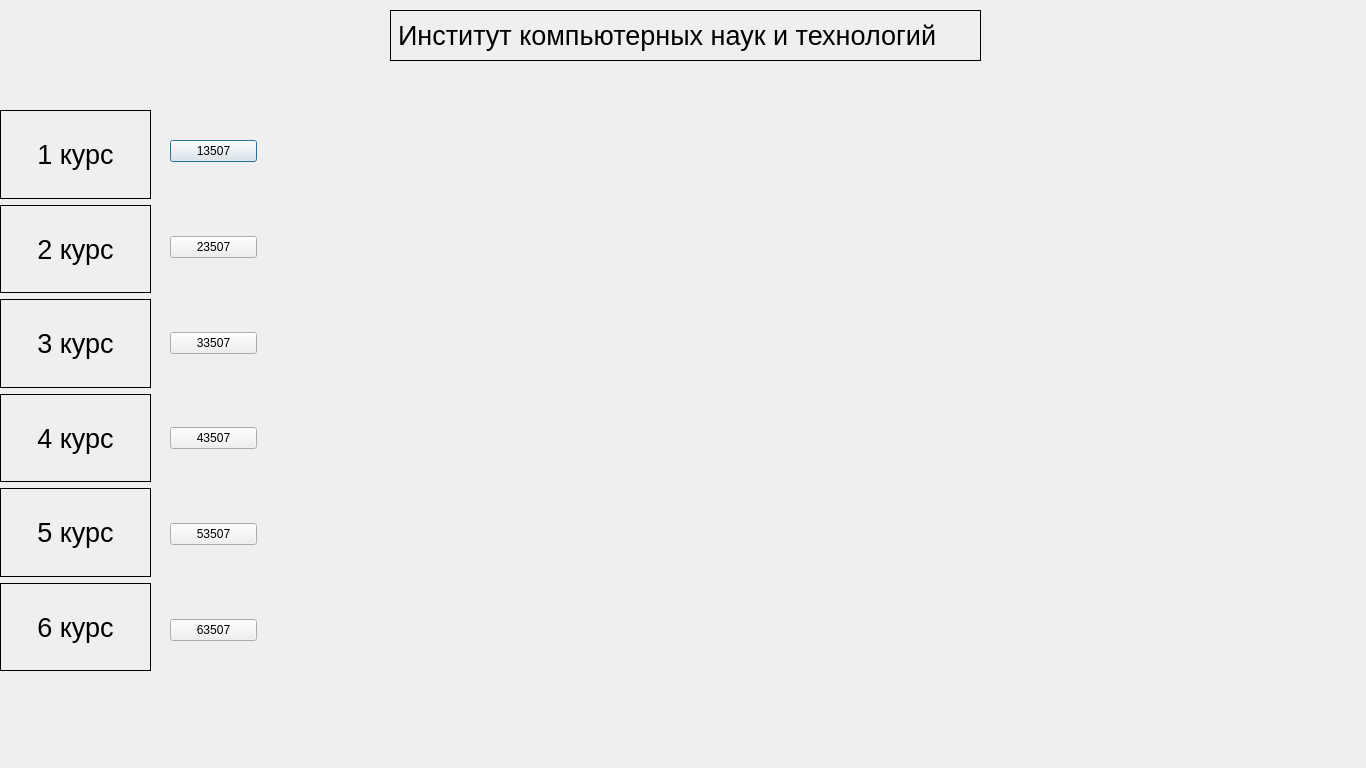
<?xml version="1.0" encoding="UTF-8"?>
<ui version="4.0">
 <class>GROUPS_ICST</class>
 <widget class="QDialog" name="GROUPS_ICST">
  <property name="geometry">
   <rect>
    <x>0</x>
    <y>0</y>
    <width>1366</width>
    <height>768</height>
   </rect>
  </property>
  <property name="windowTitle">
   <string>groups_icst</string>
  </property>
  <widget class="QLabel" name="label">
   <property name="geometry">
    <rect>
     <x>390</x>
     <y>10</y>
     <width>591</width>
     <height>51</height>
    </rect>
   </property>
   <property name="font">
    <font>
     <pointsize>20</pointsize>
    </font>
   </property>
   <property name="frameShape">
    <enum>QFrame::Box</enum>
   </property>
   <property name="text">
    <string>Институт компьютерных наук и технологий</string>
   </property>
  </widget>
  <widget class="QWidget" name="">
   <property name="geometry">
    <rect>
     <x>0</x>
     <y>110</y>
     <width>151</width>
     <height>561</height>
    </rect>
   </property>
   <layout class="QVBoxLayout" name="verticalLayout">
    <item>
     <widget class="QLabel" name="label_2">
      <property name="font">
       <font>
        <pointsize>20</pointsize>
       </font>
      </property>
      <property name="mouseTracking">
       <bool>false</bool>
      </property>
      <property name="focusPolicy">
       <enum>Qt::NoFocus</enum>
      </property>
      <property name="contextMenuPolicy">
       <enum>Qt::DefaultContextMenu</enum>
      </property>
      <property name="toolTipDuration">
       <number>-1</number>
      </property>
      <property name="layoutDirection">
       <enum>Qt::LeftToRight</enum>
      </property>
      <property name="frameShape">
       <enum>QFrame::Box</enum>
      </property>
      <property name="text">
       <string>1 курс</string>
      </property>
      <property name="scaledContents">
       <bool>false</bool>
      </property>
      <property name="alignment">
       <set>Qt::AlignCenter</set>
      </property>
      <property name="indent">
       <number>-1</number>
      </property>
      <property name="color" stdset="0">
       <color>
        <red>245</red>
        <green>9</green>
        <blue>58</blue>
       </color>
      </property>
      <property name="siz" stdset="0">
       <sizepolicy hsizetype="Fixed" vsizetype="Fixed">
        <horstretch>0</horstretch>
        <verstretch>0</verstretch>
       </sizepolicy>
      </property>
     </widget>
    </item>
    <item>
     <widget class="QLabel" name="label_3">
      <property name="font">
       <font>
        <pointsize>20</pointsize>
       </font>
      </property>
      <property name="mouseTracking">
       <bool>false</bool>
      </property>
      <property name="focusPolicy">
       <enum>Qt::NoFocus</enum>
      </property>
      <property name="contextMenuPolicy">
       <enum>Qt::DefaultContextMenu</enum>
      </property>
      <property name="toolTipDuration">
       <number>-1</number>
      </property>
      <property name="layoutDirection">
       <enum>Qt::LeftToRight</enum>
      </property>
      <property name="frameShape">
       <enum>QFrame::Box</enum>
      </property>
      <property name="text">
       <string>2 курс</string>
      </property>
      <property name="scaledContents">
       <bool>false</bool>
      </property>
      <property name="alignment">
       <set>Qt::AlignCenter</set>
      </property>
      <property name="indent">
       <number>-1</number>
      </property>
      <property name="color" stdset="0">
       <color>
        <red>245</red>
        <green>9</green>
        <blue>58</blue>
       </color>
      </property>
      <property name="siz" stdset="0">
       <sizepolicy hsizetype="Fixed" vsizetype="Fixed">
        <horstretch>0</horstretch>
        <verstretch>0</verstretch>
       </sizepolicy>
      </property>
     </widget>
    </item>
    <item>
     <widget class="QLabel" name="label_4">
      <property name="font">
       <font>
        <pointsize>20</pointsize>
       </font>
      </property>
      <property name="mouseTracking">
       <bool>false</bool>
      </property>
      <property name="focusPolicy">
       <enum>Qt::NoFocus</enum>
      </property>
      <property name="contextMenuPolicy">
       <enum>Qt::DefaultContextMenu</enum>
      </property>
      <property name="toolTipDuration">
       <number>-1</number>
      </property>
      <property name="layoutDirection">
       <enum>Qt::LeftToRight</enum>
      </property>
      <property name="frameShape">
       <enum>QFrame::Box</enum>
      </property>
      <property name="text">
       <string>3 курс</string>
      </property>
      <property name="scaledContents">
       <bool>false</bool>
      </property>
      <property name="alignment">
       <set>Qt::AlignCenter</set>
      </property>
      <property name="indent">
       <number>-1</number>
      </property>
      <property name="color" stdset="0">
       <color>
        <red>245</red>
        <green>9</green>
        <blue>58</blue>
       </color>
      </property>
      <property name="siz" stdset="0">
       <sizepolicy hsizetype="Fixed" vsizetype="Fixed">
        <horstretch>0</horstretch>
        <verstretch>0</verstretch>
       </sizepolicy>
      </property>
     </widget>
    </item>
    <item>
     <widget class="QLabel" name="label_5">
      <property name="font">
       <font>
        <pointsize>20</pointsize>
       </font>
      </property>
      <property name="mouseTracking">
       <bool>false</bool>
      </property>
      <property name="focusPolicy">
       <enum>Qt::NoFocus</enum>
      </property>
      <property name="contextMenuPolicy">
       <enum>Qt::DefaultContextMenu</enum>
      </property>
      <property name="toolTipDuration">
       <number>-1</number>
      </property>
      <property name="layoutDirection">
       <enum>Qt::LeftToRight</enum>
      </property>
      <property name="frameShape">
       <enum>QFrame::Box</enum>
      </property>
      <property name="text">
       <string>4 курс</string>
      </property>
      <property name="scaledContents">
       <bool>false</bool>
      </property>
      <property name="alignment">
       <set>Qt::AlignCenter</set>
      </property>
      <property name="indent">
       <number>-1</number>
      </property>
      <property name="color" stdset="0">
       <color>
        <red>245</red>
        <green>9</green>
        <blue>58</blue>
       </color>
      </property>
      <property name="siz" stdset="0">
       <sizepolicy hsizetype="Fixed" vsizetype="Fixed">
        <horstretch>0</horstretch>
        <verstretch>0</verstretch>
       </sizepolicy>
      </property>
     </widget>
    </item>
    <item>
     <widget class="QLabel" name="label_6">
      <property name="font">
       <font>
        <pointsize>20</pointsize>
       </font>
      </property>
      <property name="mouseTracking">
       <bool>false</bool>
      </property>
      <property name="focusPolicy">
       <enum>Qt::NoFocus</enum>
      </property>
      <property name="contextMenuPolicy">
       <enum>Qt::DefaultContextMenu</enum>
      </property>
      <property name="toolTipDuration">
       <number>-1</number>
      </property>
      <property name="layoutDirection">
       <enum>Qt::LeftToRight</enum>
      </property>
      <property name="frameShape">
       <enum>QFrame::Box</enum>
      </property>
      <property name="text">
       <string>5 курс</string>
      </property>
      <property name="scaledContents">
       <bool>false</bool>
      </property>
      <property name="alignment">
       <set>Qt::AlignCenter</set>
      </property>
      <property name="indent">
       <number>-1</number>
      </property>
      <property name="color" stdset="0">
       <color>
        <red>245</red>
        <green>9</green>
        <blue>58</blue>
       </color>
      </property>
      <property name="siz" stdset="0">
       <sizepolicy hsizetype="Fixed" vsizetype="Fixed">
        <horstretch>0</horstretch>
        <verstretch>0</verstretch>
       </sizepolicy>
      </property>
     </widget>
    </item>
    <item>
     <widget class="QLabel" name="label_7">
      <property name="font">
       <font>
        <pointsize>20</pointsize>
       </font>
      </property>
      <property name="mouseTracking">
       <bool>false</bool>
      </property>
      <property name="focusPolicy">
       <enum>Qt::NoFocus</enum>
      </property>
      <property name="contextMenuPolicy">
       <enum>Qt::DefaultContextMenu</enum>
      </property>
      <property name="toolTipDuration">
       <number>-1</number>
      </property>
      <property name="layoutDirection">
       <enum>Qt::LeftToRight</enum>
      </property>
      <property name="frameShape">
       <enum>QFrame::Box</enum>
      </property>
      <property name="text">
       <string>6 курс</string>
      </property>
      <property name="scaledContents">
       <bool>false</bool>
      </property>
      <property name="alignment">
       <set>Qt::AlignCenter</set>
      </property>
      <property name="indent">
       <number>-1</number>
      </property>
      <property name="color" stdset="0">
       <color>
        <red>245</red>
        <green>9</green>
        <blue>58</blue>
       </color>
      </property>
      <property name="siz" stdset="0">
       <sizepolicy hsizetype="Fixed" vsizetype="Fixed">
        <horstretch>0</horstretch>
        <verstretch>0</verstretch>
       </sizepolicy>
      </property>
     </widget>
    </item>
   </layout>
  </widget>
  <widget class="QWidget" name="">
   <property name="geometry">
    <rect>
     <x>170</x>
     <y>140</y>
     <width>87</width>
     <height>501</height>
    </rect>
   </property>
   <layout class="QVBoxLayout" name="verticalLayout_2">
    <item>
     <widget class="QPushButton" name="pushButton">
      <property name="text">
       <string>13507</string>
      </property>
     </widget>
    </item>
    <item>
     <spacer name="verticalSpacer">
      <property name="orientation">
       <enum>Qt::Vertical</enum>
      </property>
      <property name="sizeHint" stdset="0">
       <size>
        <width>20</width>
        <height>58</height>
       </size>
      </property>
     </spacer>
    </item>
    <item>
     <widget class="QPushButton" name="pushButton_2">
      <property name="text">
       <string>23507</string>
      </property>
     </widget>
    </item>
    <item>
     <spacer name="verticalSpacer_2">
      <property name="orientation">
       <enum>Qt::Vertical</enum>
      </property>
      <property name="sizeHint" stdset="0">
       <size>
        <width>20</width>
        <height>58</height>
       </size>
      </property>
     </spacer>
    </item>
    <item>
     <widget class="QPushButton" name="pushButton_3">
      <property name="text">
       <string>33507</string>
      </property>
     </widget>
    </item>
    <item>
     <spacer name="verticalSpacer_3">
      <property name="orientation">
       <enum>Qt::Vertical</enum>
      </property>
      <property name="sizeHint" stdset="0">
       <size>
        <width>20</width>
        <height>58</height>
       </size>
      </property>
     </spacer>
    </item>
    <item>
     <widget class="QPushButton" name="pushButton_4">
      <property name="text">
       <string>43507</string>
      </property>
     </widget>
    </item>
    <item>
     <spacer name="verticalSpacer_4">
      <property name="orientation">
       <enum>Qt::Vertical</enum>
      </property>
      <property name="sizeHint" stdset="0">
       <size>
        <width>20</width>
        <height>58</height>
       </size>
      </property>
     </spacer>
    </item>
    <item>
     <widget class="QPushButton" name="pushButton_5">
      <property name="text">
       <string>53507</string>
      </property>
     </widget>
    </item>
    <item>
     <spacer name="verticalSpacer_5">
      <property name="orientation">
       <enum>Qt::Vertical</enum>
      </property>
      <property name="sizeHint" stdset="0">
       <size>
        <width>20</width>
        <height>58</height>
       </size>
      </property>
     </spacer>
    </item>
    <item>
     <widget class="QPushButton" name="pushButton_6">
      <property name="text">
       <string>63507</string>
      </property>
     </widget>
    </item>
   </layout>
  </widget>
 </widget>
 <resources/>
 <connections/>
</ui>
